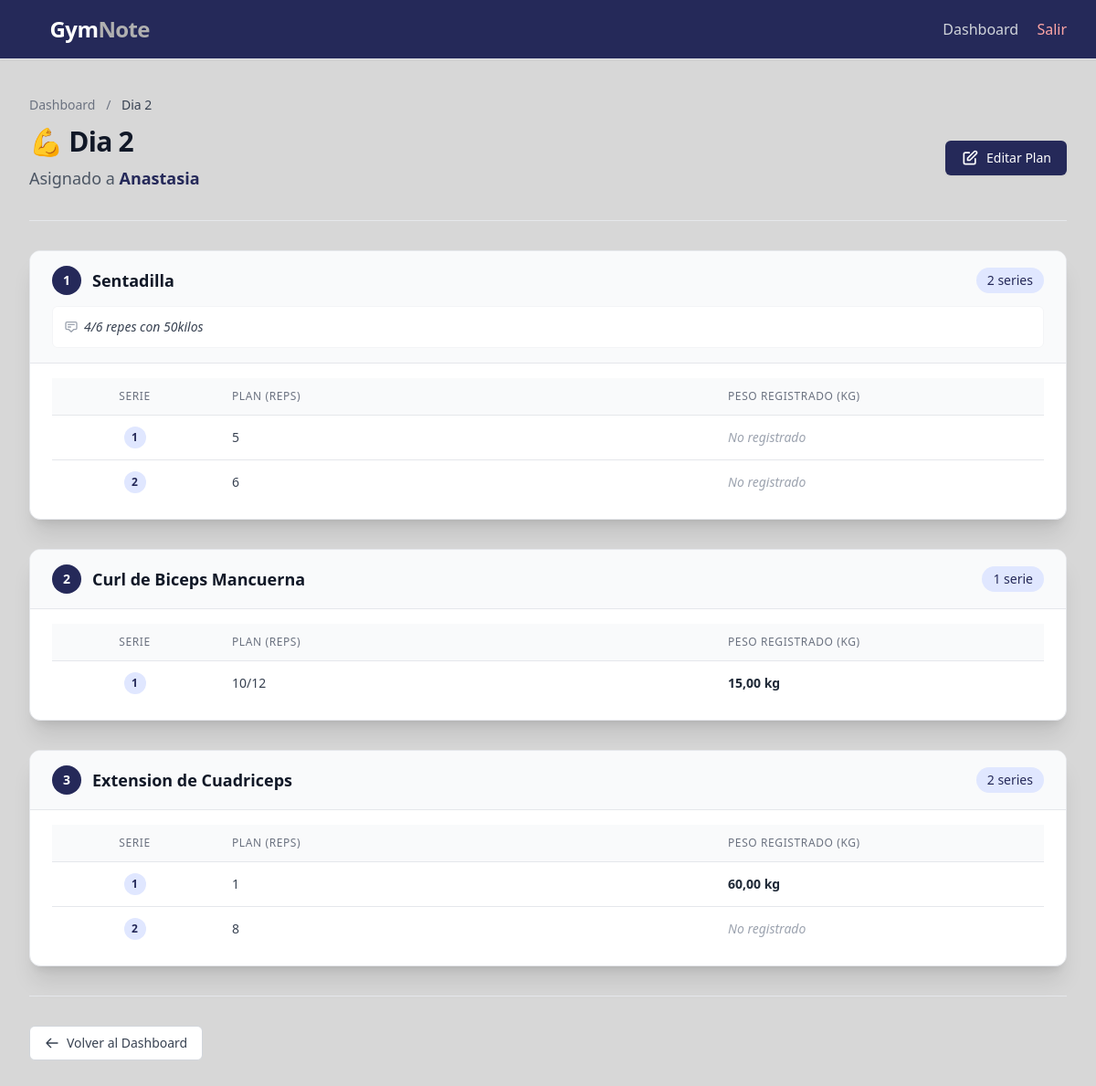
Page /entrenamiento/5/detalle/ (signed in) on the committed database.
### core/models.py (models this page shows, shortened)
class Entrenamiento(models.Model):
    entrenador = models.ForeignKey(
        PerfilUsuario,
        on_delete=models.CASCADE,
        limit_choices_to={'tipo': 'entrenador'},  # Restringe la selección a usuarios con rol de entrenador.
        related_name='entrenamientos_creados'
    )
    atleta = models.ForeignKey(
        PerfilUsuario,
        on_delete=models.CASCADE,
        limit_choices_to={'tipo': 'atleta'},  # Restringe la selección a usuarios con rol de atleta.
        related_name='entrenamientos'
    )
    nombre = models.CharField(max_length=150, help_text="Nombre del entrenamiento")
    notas = models.TextField(blank=True, help_text="Notas o comentarios del entrenamiento")
    ejercicios = models.ManyToManyField(
        Ejercicio,
        through='DetalleEntrenamiento',
        related_name='entrenamientos'
    )
    created_at = models.DateTimeField(auto_now_add=True)
    updated_at = models.DateTimeField(auto_now=True)
    class Meta:
        verbose_name = "Entrenamiento"
        verbose_name_plural = "Entrenamientos"
        ordering = ["-created_at"]  # Orden descendente por fecha de creación.

class PerfilUsuario(models.Model):
    TIPO_USUARIO = [
        ('entrenador', 'Entrenador'),
        ('atleta', 'Atleta'),
    ]
    user = models.OneToOneField(
        User,
        on_delete=models.CASCADE,
        related_name='perfil'  # Permite acceder al perfil mediante user.perfil
    )
    tipo = models.CharField(max_length=20, choices=TIPO_USUARIO)
    nombre = models.CharField(max_length=100)
    email = models.EmailField(unique=True)
    peso = models.DecimalField(
        max_digits=5,
        decimal_places=2,
        null=True,
        blank=True,
        help_text="Peso en kilogramos (solo atletas)"
    )
    entrenador = models.ForeignKey(
        'self',
        on_delete=models.SET_NULL,
        null=True,
        blank=True,
        related_name='atletas',  # Permite acceder a los atletas desde entrenador.atletas.all()
        help_text="Entrenador asignado (solo para atletas)"
    )
    class Meta:
        verbose_name = "Perfil de Usuario"
        verbose_name_plural = "Perfiles de Usuarios"
        ordering = ["nombre"]

class DetalleEntrenamiento(models.Model):
    entrenamiento = models.ForeignKey(
        Entrenamiento,
        on_delete=models.CASCADE,
        related_name='detalles'
    )
    ejercicio = models.ForeignKey(
        Ejercicio,
        on_delete=models.CASCADE,
        related_name='detalles'
    )
    orden = models.PositiveIntegerField(
        default=0,
        blank=False,
        null=False,
        db_index=True, # Hace que las búsquedas por 'orden' sean más rápidas
        help_text="Posición del ejercicio en la rutina (1, 2, 3...)"
    )
    peso_recomendado = models.DecimalField(
        max_digits=5,
        decimal_places=2,
        blank=True,
        null=True,
        help_text="Peso recomendado por el entrenador (kg)"
    )
    notas = models.TextField(blank=True, help_text="Notas específicas sobre el ejercicio")
    video_atleta = models.FileField(
        upload_to="videos_atletas/",
        blank=True,
        null=True,
        help_text="Video subido por el atleta ejecutando el ejercicio"
    )
    created_at = models.DateTimeField(auto_now_add=True)
    updated_at = models.DateTimeField(auto_now=True)
    class Meta:
        verbose_name = "Detalle de Entrenamiento"
        verbose_name_plural = "Detalles de Entrenamientos"
        ordering = ["entrenamiento", "orden"]

class Ejercicio(models.Model):
    nombre = models.CharField(max_length=150)
    video = models.URLField(blank=True, null=True)
    created_at = models.DateTimeField(auto_now_add=True)
    uploaded_at = models.DateTimeField(auto_now_add=True)
    class Meta:
        verbose_name = "Ejercicio"
        verbose_name_plural = "Ejercicios"
        ordering = ["nombre"]

class SerieEjercicio(models.Model):
    detalle_entrenamiento = models.ForeignKey(
        DetalleEntrenamiento,
        on_delete=models.CASCADE,
        related_name='series'
    )
    entrenamiento = models.ForeignKey(
        Entrenamiento,
        on_delete=models.CASCADE,
        related_name='series',
        null=True,
        blank=True
    )
    numero_serie = models.PositiveIntegerField(help_text="Número de la serie dentro del ejercicio")
    repeticiones_o_rango = models.CharField(
        max_length=20,
        help_text="Repeticiones o rango (ej: '10' o '8-12')"
    )
    peso_real = models.DecimalField(
        max_digits=5,
        decimal_places=2,
        null=True,
        blank=True,
        verbose_name="Peso levantado (kg)"
    )
    repeticiones_reales = models.PositiveIntegerField(
        null=True,
        blank=True,
        verbose_name="Repeticiones realizadas"
    )
    created_at = models.DateTimeField(auto_now_add=True)
    updated_at = models.DateTimeField(auto_now=True)
    class Meta:
        verbose_name = "Serie de Ejercicio"
        verbose_name_plural = "Series de Ejercicios"
        ordering = ["detalle_entrenamiento", "numero_serie"]

### core/views.py (the view)
# urls.py: path('entrenamiento/<int:pk>/detalle/', EntrenamientoDetailView.as_view(), name='entrenamiento_detail'),
class EntrenamientoDetailView(LoginRequiredMixin, DetailView):
    model = Entrenamiento
    template_name = "core/entrenamientos/ver_detalle.html"
    context_object_name = "entrenamiento"
    def get_context_data(self, **kwargs):
        context = super().get_context_data(**kwargs)
        entrenamiento = self.get_object()
        atleta = entrenamiento.atleta
        ultimo_peso_subquery = SerieEjercicio.objects.filter(
            detalle_entrenamiento__ejercicio=OuterRef('ejercicio__pk'),
            entrenamiento__atleta=atleta,
            peso_real__isnull=False
        ).order_by(
            '-updated_at'
        ).values(
            'peso_real'
        )[:1]
        detalles = entrenamiento.detalles.order_by('orden').select_related('ejercicio').annotate(
            ultimo_peso_utilizado=Subquery(
                ultimo_peso_subquery,
                output_field=DecimalField() # Especificamos el tipo de dato
            )
        ).prefetch_related('series') # Hacemos prefetch de las series del plan actual
        context["detalles"] = detalles
        return context

### templates/core/entrenamientos/ver_detalle.html (shortened to what this page needs)
{% extends "base.html" %}
{% block content %}
<div class="max-w-7xl mx-auto">
    <header class="mb-8">
        <nav class="text-sm mb-3 text-gray-500">
            <a href="{% url 'dashboard' %}" class="hover:text-primary">Dashboard</a>
            <span class="mx-2">/</span>
            <span class="text-gray-700 font-medium">{{ entrenamiento.nombre }}</span>
        </nav>
        <div class="flex flex-col sm:flex-row justify-between items-start sm:items-center">
            <div>
                <h1 class="text-3xl font-extrabold text-gray-900 tracking-tight flex items-center">
                    💪 {{ entrenamiento.nombre }}
                </h1>
                <p class="mt-2 text-lg text-gray-600">
                    Asignado a <span class="font-semibold text-primary">{{ entrenamiento.atleta.nombre }}</span>
                </p>
            </div>
            <div class="mt-4 sm:mt-0">
                <a href="{% url 'entrenamiento_update' pk=entrenamiento.pk %}"
                   class="inline-flex items-center px-4 py-2 border border-transparent text-sm font-medium rounded-md shadow-sm text-white bg-primary hover:bg-indigo-700 transition duration-150">
                    <svg class="w-5 h-5 mr-2" fill="none" stroke="currentColor" viewBox="0 0 24 24">
                        <path stroke-linecap="round" stroke-linejoin="round" stroke-width="2" d="M11 5H6a2 2 0 00-2 2v11a2 2 0 002 2h11a2 2 0 002-2v-5m-1.414-9.414a2 2 0 112.828 2.828L11.828 15H9v-2.828l8.586-8.586z" />
                    </svg>
                    Editar Plan
                </a>
            </div>
        </div>
    </header>
    <hr class="border-gray-200 my-8">
    <div class="space-y-8">
        {% for detalle in detalles %}
            <div class="bg-white shadow-xl rounded-xl overflow-hidden border border-gray-200">
                <div class="px-6 py-4 bg-gray-50 border-b border-gray-200">
                    <div class="flex items-center justify-between">
                        <div class="flex items-center space-x-3">
                            <span class="inline-flex items-center justify-center h-8 w-8 rounded-full bg-primary text-white font-bold text-sm">
                                {{ forloop.counter }}
                            </span>
                            <div>
                                <h3 class="text-lg font-bold text-gray-900">
                                    {{ detalle.ejercicio.nombre }}
                                </h3>
                            </div>
                        </div>
                        <span class="inline-flex items-center px-3 py-1 rounded-full text-sm font-medium bg-indigo-100 text-primary">
                            {{ detalle.series.count }} serie{{ detalle.series.count|pluralize }}
                        </span>
                    </div>
                    {% if detalle.notas %}
                        <div class="mt-3 p-3 bg-white rounded-md border border-gray-100 text-sm text-gray-700 italic flex items-start">
                            <svg class="w-4 h-4 mr-1.5 text-gray-400 flex-shrink-0 mt-0.5" fill="none" stroke="currentColor" viewBox="0 0 24 24"><path stroke-linecap="round" stroke-linejoin="round" stroke-width="2" d="M7 8h10M7 12h4m1 8l-4-4H5a2 2 0 01-2-2V6a2 2 0 012-2h14a2 2 0 012 2v8a2 2 0 01-2 2h-3l-4 4z"></path></svg>
                            <span>{{ detalle.notas }}</span>
                        </div>
                    {% endif %}
                </div>
                <div class="px-6 py-4">
                    {% if detalle.series.all %}
                        <table class="min-w-full divide-y divide-gray-200">
                            <thead class="bg-gray-50">
                                <tr>
                                    <th class="px-4 py-3 text-center text-xs font-medium text-gray-500 uppercase tracking-wider w-1/6">
                                        Serie
                                    </th>
                                    <th class="px-4 py-3 text-left text-xs font-medium text-gray-500 uppercase tracking-wider w-3/6">
                                        Plan (Reps)
                                    </th>
                                     <th class="px-4 py-3 text-left text-xs font-medium text-gray-500 uppercase tracking-wider w-2/6">
                                        Peso Registrado (kg)
                                    </th>
                                </tr>
                            </thead>
                            <tbody class="bg-white divide-y divide-gray-200">
                                {% for serie in detalle.series.all|dictsort:"numero_serie" %}
                                    <tr class="hover:bg-gray-50">
                                        <td class="px-4 py-3 whitespace-nowrap text-sm font-medium text-center">
                                            <span class="inline-flex items-center justify-center h-6 w-6 rounded-full bg-indigo-100 text-primary font-bold text-xs">
                                                {{ serie.numero_serie }}
                                            </span>
                                        </td>
                                        <td class="px-4 py-3 whitespace-nowrap text-sm text-gray-700 text-left font-medium">
                                            {{ serie.repeticiones_o_rango }}
                                        </td>
                                        <td class="px-4 py-3 whitespace-nowrap text-sm text-gray-600 text-left">
                                            {% if serie.peso_real is not None %}
                                                <span class="font-semibold text-gray-800">{{ serie.peso_real }} kg</span>
                                            {% else %}
                                                <span class="text-gray-400 italic">No registrado</span>
                                            {% endif %}
                                        </td>
                                    </tr>
                                {% endfor %}
                            </tbody>
                        </table>
                    {% endif %}
                </div>
            </div> {% endfor %}
    </div>
    <hr class="border-gray-200 my-8">
    <div class="mt-8">
        <a href="{% url 'dashboard' %}"
           class="inline-flex items-center px-4 py-2 border border-gray-300 text-sm font-medium rounded-md text-gray-700 bg-white hover:bg-gray-50 transition duration-150">
            <svg class="w-4 h-4 mr-2" fill="none" stroke="currentColor" viewBox="0 0 24 24">
                <path stroke-linecap="round" stroke-linejoin="round" stroke-width="2" d="M10 19l-7-7m0 0l7-7m-7 7h18" />
            </svg>
            Volver al Dashboard
        </a>
    </div>
</div>
{% endblock content %}

### rows in the picture
Entrenamiento: nombre "Dia 2", atleta.nombre "Anastasia"
DetalleEntrenamiento: ejercicio.nombre "Sentadilla", series.count "2", notas "4/6 repes con 50kilos"
SerieEjercicio: numero_serie "1", repeticiones_o_rango "5", shows "No registrado"
SerieEjercicio: numero_serie "2", repeticiones_o_rango "6", shows "No registrado"
DetalleEntrenamiento: ejercicio.nombre "Curl de Biceps Mancuerna", series.count "1"
SerieEjercicio: numero_serie "1", repeticiones_o_rango "10/12", peso_real "15,00"
DetalleEntrenamiento: ejercicio.nombre "Extension de Cuadriceps", series.count "2"
SerieEjercicio: numero_serie "1", repeticiones_o_rango "1", peso_real "60,00"
SerieEjercicio: numero_serie "2", repeticiones_o_rango "8", shows "No registrado"
